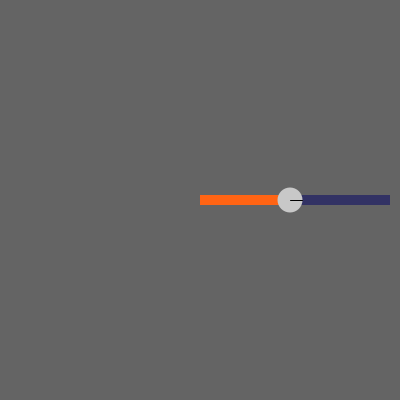
Frame 1 (no input)
Frame 60 (the mouse pressed at the canvas centre just before this capture): identical to frame 1, image omitted
Frame 120 (the mouse held since frame 60 and released just before this capture): identical to frame 1, image omitted

The Processing sketch that drew this single still picture (run headless with seeded random() and noise(); from frame 60 on, the mouse is pressed at the canvas centre):

// Processing sketch: articulation
// ── articulation.pde
// Utilisation des commandes pushMatrix() et popMatrix()
// On dessine un bras articulé. Les touches a, s, d, f contrôlent la rotation soit de tout le bras, soit seulement de l'avant-bras.

// Q : Comment devrions-nous réaménager les commandes push et pop s'il fallait ajouter une croix fixe, au centre,
// par dessus tous les objets existants?

float rotation1 = 0, rotation2 = 0;
boolean toucheA = false, toucheS = false, toucheD = false, toucheF = false;

void setup() {
  size(400,400);
  background(100);
  noStroke();
  smooth();
}

void draw() {
  background(100);
  // incrémentation ou décrémentation des valeurs des variables de rotation
  if (toucheA == true) {
    rotation1+=0.05;
  } else if (toucheS == true) {
    rotation1-=0.05;
  } 
  if (toucheD == true) {
    rotation2-=0.1;
  } else if (toucheF == true) {
    rotation2+=0.1;
  } 
  if ((toucheA == false) || (toucheS == false)) {
    rotation1 = rotation1;
  } 
  if ((toucheD == false) || (toucheF == false)) {
    rotation2 = rotation2;
  }


  // Déplacer le système de coordonnées au centre du sketch
  translate(width/2, height/2);

  // Gérer la rotation de tous les éléments du sketch
  rotate(rotation1);
  // On dessine la portion supérieure du bras
  fill(255, 100, 20);
  rect(0, 0-5, 100, 10);


  // Restreindre les transformateurs à certains objets : ici, l'avant-bras.
  pushMatrix();
  // Faire glisser le repère 0, 0  à la base de l'avant-bras (au point de l'articulation).
  translate(90,0);


  // Effectuer la rotation à partir de ce point
  rotate(rotation2);
  fill(50,50,100);
  rect(0, 0-5, 100, 10);

  // Dessiner un cercle à l'emplacement de l'articulation
  fill(200);
  ellipse(0,0,25,25);
  // Dessiner le noeud de l'articulation
  stroke(0);
  noFill();
  line(0,0,12,0);
  noStroke();

  // Revenir à l'état précédent du système de coordonnées (avant les changements sur l'avant-bras.
  popMatrix();

}

// gestion des touches du clavier
void keyPressed() {
  if ((key == 'a') || (key == 'A')) {
    toucheA = true;
  }
  if ((key == 's') || (key == 'S')) {
    toucheS = true;
  } 
  if ((key == 'd') || (key == 'D')) {
    toucheD = true;
  } 
  if ((key == 'f') || (key == 'F')) {
    toucheF = true;
  }
}

void keyReleased() {
  if ((key == 'a') || (key == 'A')) {
    toucheA = false;
  }
  if ((key == 's') || (key == 'S')) {
    toucheS = false;
  } 
  if ((key == 'd') || (key == 'D')) {
    toucheD = false;
  } 
  if ((key == 'f') || (key == 'F')) {
    toucheF = false;
  }
}
